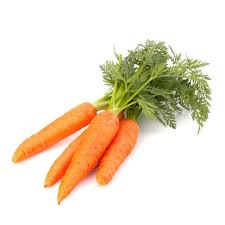
#> input picture img/img1.jpeg, 225 x 225 px
$ jupyter execute 'Exercício_4_PI28CP.ipynb'
#> lines starting #> are read from the running program, lines starting #| are printed output that depends on the picture
[cell 1]
import cv2 as cv
import numpy as np
from matplotlib import image
import matplotlib.pyplot as plt

def show_image(img: np.ndarray, title: str = ""):
    plt.title(title)
    plt.imshow(img)
    plt.show()
    plt.close()

img1 = np.array(image.imread("../img/img1.jpeg"))
#> img1 is the input picture: shape (225, 225, 3); mean R, G, B 236.8, 224.5, 205.4
img2 = np.array(image.imread("../img/img2.png"))
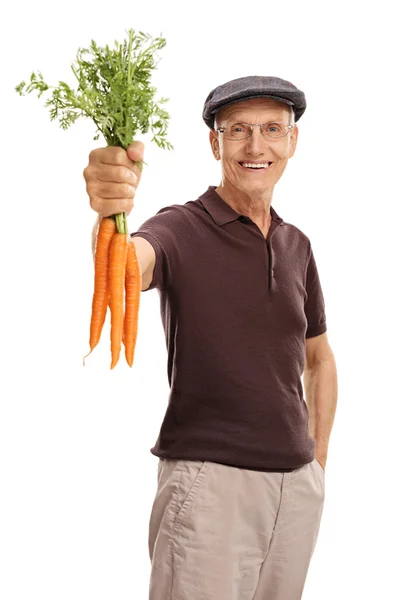
#> input picture img/img2.png, 400 x 600 px
#> img2 is the input picture: shape (600, 400, 3) float32; mean R, G, B 0.824, 0.777, 0.748
print(img1.shape, img2.shape)
#| (225, 225, 3) (600, 400, 3)

show_image(img1, "Cenoura")
show_image(img2, "Pessoa")

# Exercícios

Selecione duas imagens coloridas e as nomeie como: “img1” e “img2”.

Considere a escolha de img1 com imagem de paisagem/vegetal
Considere a escolha de img2 com imagem que contenha pessoa(s)

### 1) Para cada imagem, crie uma pasta. Nesta pasta voce irá salvar todas as transformações realizadas a partir das imagens originais, sendo:

a) Realize a translação de 6 pontos em X e 6 pontos em Y

[cell 2]
h1, w1, _ = img1.shape
#> h1 = 225; w1 = 225
h2, w2, _ = img2.shape
#> h2 = 600; w2 = 400

M = np.float32([[1, 0, 6],[0, 1, 6]])
img1_tr = cv.warpAffine(img1, M, (w1, h1))
img2_tr = cv.warpAffine(img2, M, (w2, h2))

plt.imsave("../img/imagem_gerada_ex4_1-1.png", arr=img1_tr, format="png")
plt.imsave("../img/imagem_gerada_ex4_1-2.png", arr=img2_tr, format="png")

b) Realize a translação de -6 pontos em X e -6 pontos em Y

[cell 3]
h1, w1, _ = img1.shape
h2, w2, _ = img2.shape

M = np.float32([[1, 0, -6],[0, 1, -6]])
img1_tr = cv.warpAffine(img1, M, (w1, h1))
img2_tr = cv.warpAffine(img2, M, (w2, h2))

plt.imsave("../img/imagem_gerada_ex4_2-1.png", arr=img1_tr, format="png")
plt.imsave("../img/imagem_gerada_ex4_2-2.png", arr=img2_tr, format="png")

c) Realize a rotação de 25 graus sentido horário

[cell 4]
h1, w1, _ = img1.shape
h2, w2, _ = img2.shape

M1 = cv.getRotationMatrix2D((w1//2, h1//2), -25, 1.0)
M2 = cv.getRotationMatrix2D((w2//2, h2//2), -25, 1.0)

img1_rt = cv.warpAffine(img1, M1, (w1, h1))
img2_rt = cv.warpAffine(img2, M2, (w2, h2))

plt.imsave("../img/imagem_gerada_ex4_3-1.png", arr=img1_rt, format="png")
plt.imsave("../img/imagem_gerada_ex4_3-2.png", arr=img2_rt, format="png")

d) Realize a rotação de 25 graus sentido anti-horário

[cell 5]
h1, w1, _ = img1.shape
h2, w2, _ = img2.shape

M1 = cv.getRotationMatrix2D((w1//2, h1//2), 25, 1.0)
M2 = cv.getRotationMatrix2D((w2//2, h2//2), 25, 1.0)

img1_rt = cv.warpAffine(img1, M1, (w1, h1))
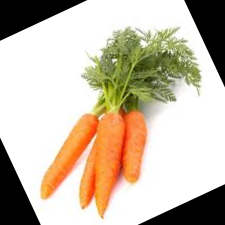
#> img1_rt: shape (225, 225, 3); mean R, G, B 200.8, 188.5, 169.4
img2_rt = cv.warpAffine(img2, M2, (w2, h2))
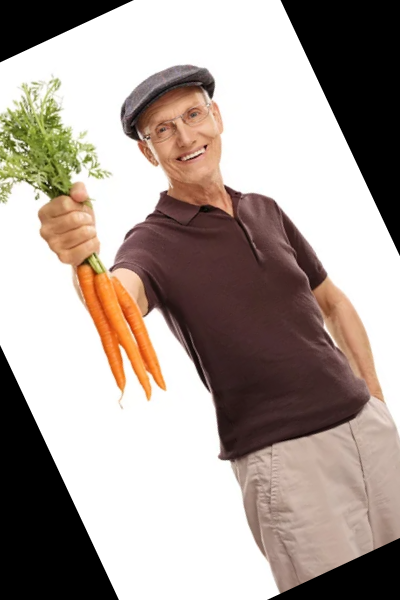
#> img2_rt: shape (600, 400, 3) float32; mean R, G, B 0.665, 0.618, 0.591

plt.imsave("../img/imagem_gerada_ex4_4-1.png", arr=img1_rt, format="png")
plt.imsave("../img/imagem_gerada_ex4_4-2.png", arr=img2_rt, format="png")

e) Faça uma escala de 50% para diminuir a imagem em X e Y, sem aspect ratio (ou seja, não fazer interpolação)

[cell 6]
h1, w1, _ = img1.shape
h2, w2, _ = img2.shape

ns_img1 = (int(w1 * 0.5), int(h1 * 0.5))
#> ns_img1 = (112, 112)
ns_img2 = (int(w2 * 0.5), int(h2 * 0.5))
#> ns_img2 = (200, 300)

img1_rs = cv.resize(img1, ns_img1, interpolation=cv.INTER_NEAREST)
img2_rs = cv.resize(img2, ns_img2, interpolation=cv.INTER_NEAREST)

plt.imsave("../img/imagem_gerada_ex4_5-1.png", arr=img1_rs, format="png")
plt.imsave("../img/imagem_gerada_ex4_5-2.png", arr=img2_rs, format="png")

f) Faça uma escala de 50% para aumentar a imagem em X e Y, com aspectio ratio (ou seja, fazer interpolação de AREA)

[cell 7]
h1, w1, _ = img1.shape
h2, w2, _ = img2.shape

ns_img1 = (int(w1 * 1.5), int(h1 * 1.5))
#> ns_img1 = (337, 337)
ns_img2 = (int(w2 * 1.5), int(h2 * 1.5))
#> ns_img2 = (600, 900)

img1_rs = cv.resize(img1, ns_img1, interpolation=cv.INTER_AREA)
#> img1_rs: shape (337, 337, 3)
img2_rs = cv.resize(img2, ns_img2, interpolation=cv.INTER_AREA)
#> img2_rs: shape (900, 600, 3) float32

plt.imsave("../img/imagem_gerada_ex4_6-1.png", arr=img1_rs, format="png")
plt.imsave("../img/imagem_gerada_ex4_6-2.png", arr=img2_rs, format="png")

g) Faça uma escala para aumentar a largura da imagem em 25 pontos. (mantenha a altura)

[cell 8]
h1, w1, _ = img1.shape
h2, w2, _ = img2.shape

ns_img1 = (w1+25, h1)
#> ns_img1 = (250, 225)
ns_img2 = (w2+25, h2)
#> ns_img2 = (425, 600)

img1_rs = cv.resize(img1, ns_img1, interpolation=cv.INTER_AREA)
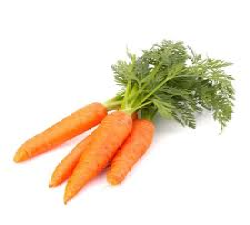
#> img1_rs: shape (225, 250, 3); mean R, G, B 236.8, 224.5, 205.5
img2_rs = cv.resize(img2, ns_img2, interpolation=cv.INTER_AREA)
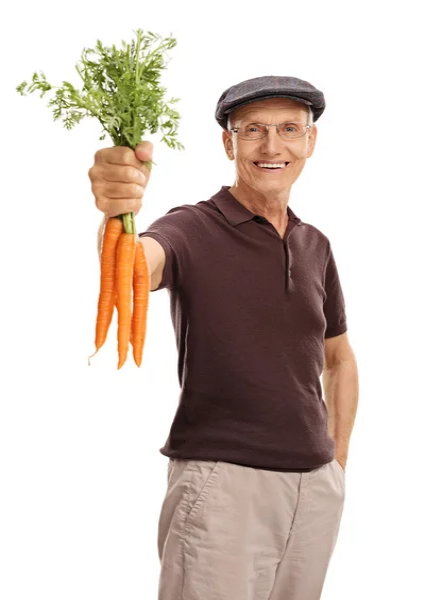
#> img2_rs: shape (600, 425, 3) float32; mean R, G, B 0.824, 0.777, 0.748

plt.imsave("../img/imagem_gerada_ex4_7-1.png", arr=img1_rs, format="png")
plt.imsave("../img/imagem_gerada_ex4_7-2.png", arr=img2_rs, format="png")

h) Faça uma escala para aumentar a altura da imagem em 25 pontos. (mantenha a largura).

[cell 9]
h1, w1, _ = img1.shape
h2, w2, _ = img2.shape

ns_img1 = (w1, h1+25)
ns_img2 = (w2, h2+25)

img1_rs = cv.resize(img1, ns_img1, interpolation=cv.INTER_AREA)
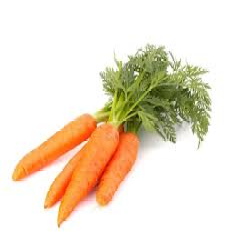
#> img1_rs: shape (250, 225, 3); mean R, G, B 236.8, 224.5, 205.4
img2_rs = cv.resize(img2, ns_img2, interpolation=cv.INTER_AREA)
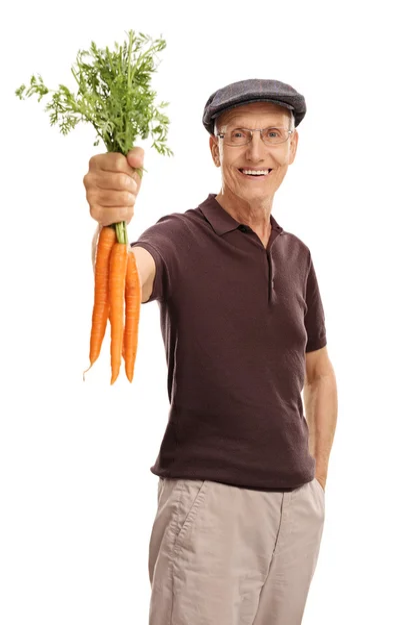
#> img2_rs: shape (625, 400, 3) float32; mean R, G, B 0.824, 0.777, 0.748

plt.imsave("../img/imagem_gerada_ex4_8-1.png", arr=img1_rs, format="png")
plt.imsave("../img/imagem_gerada_ex4_8-2.png", arr=img2_rs, format="png")

i) Faça o espelhamento vertical da imagem.

[cell 10]
img1_f = cv.flip(img1, 0)
img2_f = cv.flip(img2, 0)
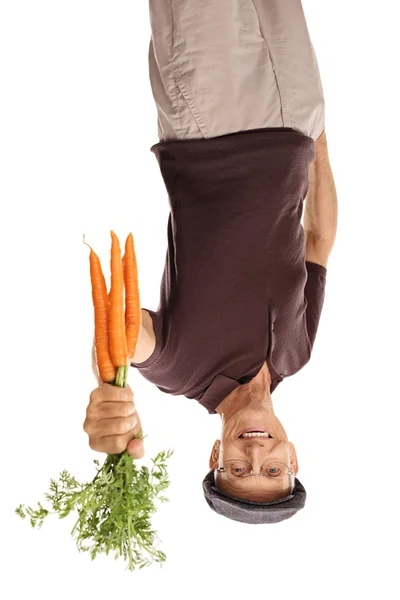
#> img2_f: shape (600, 400, 3) float32; mean R, G, B 0.824, 0.777, 0.748

plt.imsave("../img/imagem_gerada_ex4_9-1.png", arr=img1_f, format="png")
plt.imsave("../img/imagem_gerada_ex4_9-2.png", arr=img2_f, format="png")

i) Faça o espelhamento horizontal da imagem.

[cell 11]
img1_f = cv.flip(img1, 1)
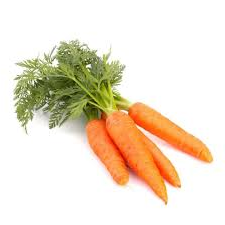
#> img1_f: shape (225, 225, 3); mean R, G, B 236.8, 224.5, 205.4
img2_f = cv.flip(img2, 1)
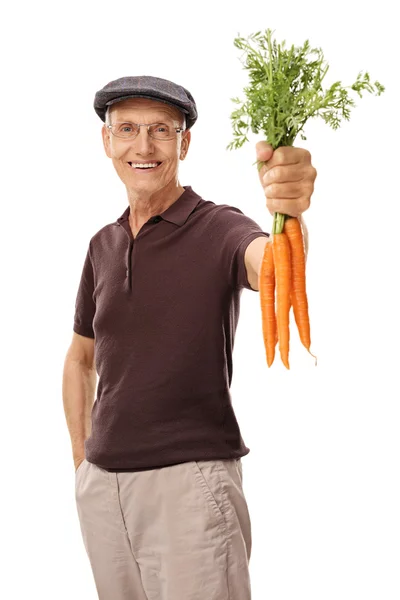
#> img2_f: shape (600, 400, 3) float32; mean R, G, B 0.824, 0.777, 0.748

plt.imsave("../img/imagem_gerada_ex4_10-1.png", arr=img1_f, format="png")
plt.imsave("../img/imagem_gerada_ex4_10-2.png", arr=img2_f, format="png")
